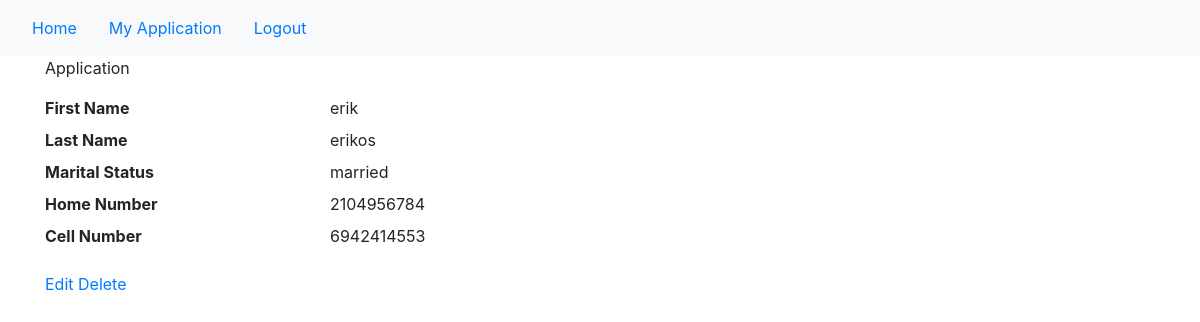
Before: /my_application/ (signed in) with the older database file.
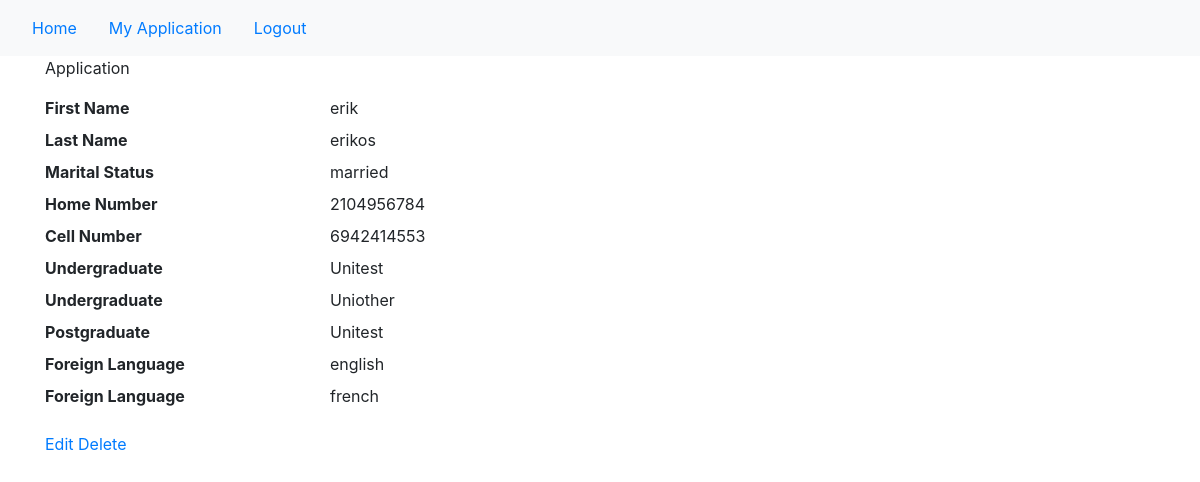
After: the same page with the newer database file.
### main/models.py (models this page shows, shortened)
class Studies(models.Model):
    user = models.ForeignKey(User,on_delete=models.CASCADE, null=True)
    univercity = models.CharField(max_length=150, null=True, blank = True) #required field. Code in clean function in StudyForm. Can't remove blank=true because of is_deleted
    department = models.CharField(max_length=150, null=True, blank = True) #required field. Code in clean function in StudyForm. Can't remove blank=true because of is_deleted
    degree_title = models.CharField(max_length=150, null=True, blank = True)
    grade = models.FloatField(null=True, blank = True)
    is_deleted = models.BooleanField(default = False) #true when the user wants to remove the form
    class Meta:
        abstract = True #Base class for other models

class Undergraduate(Studies):
    def __str__(self):
        return str(self.user)

class Postgraduate(Studies):
    def __str__(self):
        return str(self.user)

class Foreign_language(models.Model):
    user = models.ForeignKey(User,on_delete=models.CASCADE, null=True)
    language = models.CharField(max_length=150, null=True, blank=True)
    level = models.CharField(max_length=150, null=True, blank=True)
    degree = models.CharField(max_length=150, null=True, blank=True)
    grade = models.FloatField(null=True, blank=True)
    acquisition_date = models.DateField(null=True, blank=True)
    is_deleted = models.BooleanField(default = False) #true when the user wants to remove the form

### main/views.py (the view)
# urls.py: path("my_application/", views.my_application, name="my_application"),
@login_required(login_url='login')
def my_application(request): #shows current users application info
    if request.user.groups.filter(name='Grammateia').exists():
        return redirect('home')
    user=request.user
    contact_information = Contact_information.objects.get(user=user)
    undergraduate_info = Undergraduate.objects.filter(user=user)
    postgraduate_info = Postgraduate.objects.filter(user=user)
    foreign_language_info = Foreign_language.objects.filter(user=user)
    work_experience_info = Work_experience.objects.filter(user=user)
    reference_letter_info = Reference_letter.objects.filter(user=user)
    scholarship_info = Scholarship.objects.filter(user=user)
    theses_info = Theses.objects.filter(user=user)
    application = Application.objects.get(user=request.user)
    context = {'application': application,
               'user': user,
               'contact_information': contact_information,
               'undergraduate_info': undergraduate_info,
               'postgraduate_info': postgraduate_info,
               'foreign_language_info': foreign_language_info,
               'work_experience_info': work_experience_info,
               'reference_letter_info': reference_letter_info,
               'scholarship_info': scholarship_info,
               'theses_info': theses_info}
    return render(request, "main/my_application.html", context)

### main/templates/main/my_application.html (shortened to what this page needs)
{% extends 'main/base.html' %}
{% block content %}
<div class="container">
    <p> Application</p>
    <div>
        <dl class="row">
            <dt class="col-sm-3">First Name</dt>
            <dd class="col-sm-9">{{user.first_name}}</dd>
            <dt class="col-sm-3">Last Name</dt>
            <dd class="col-sm-9">{{user.last_name}}</dd>
            <dt class="col-sm-3">Marital Status</dt>
            <dd class="col-sm-9">{{user.marital_status}}</dd>
            <dt class="col-sm-3">Home Number</dt>
            <dd class="col-sm-9">{{contact_information.home_number}}</dd>
            <dt class="col-sm-3">Cell Number</dt>
            <dd class="col-sm-9">{{contact_information.cell_number}}</dd>
            {% for form in undergraduate_info %}
            <dt class="col-sm-3">Undergraduate</dt>
            <dd class="col-sm-9">{{form.univercity}}</dd>
            {% endfor %}
            {% for form in postgraduate_info %}
            <dt class="col-sm-3">Postgraduate</dt>
            <dd class="col-sm-9">{{form.univercity}}</dd>
            {% endfor %}
            {% for form in foreign_language_info %}
            <dt class="col-sm-3">Foreign Language</dt>
            <dd class="col-sm-9">{{form.language}}</dd>
            {% endfor %}
        </dl>
    </div>
    <a href = "{% url 'update_application' application.id %}">Edit</a>
    <a href = "{% url 'delete_application' application.id %}">Delete</a>
</div>
{% endblock %}

Changed rows visible on the page:
added Undergraduate: univercity "Unitest"
added Undergraduate: univercity "Uniother"
added Postgraduate: univercity "Unitest"
added Foreign_language: language "english"
added Foreign_language: language "french"
